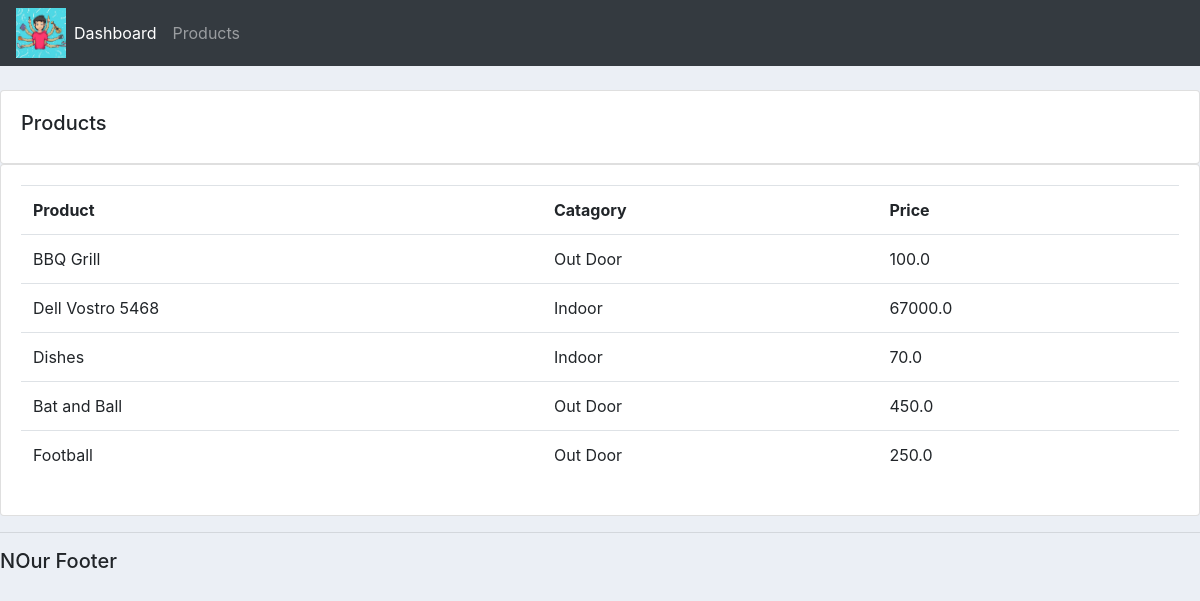
Screenshot of /products/ with the database file from the repository.
### accounts/models.py (models this page shows, shortened)
class Product(models.Model):
    CATEGORY = (
                ('Indoor', 'Indoor'),
                ('Out Door', 'Out Door'),
                )
    name = models.CharField(max_length=200)
    price = models.FloatField(null = True)
    category = models.CharField(max_length=200, null = True, choices = CATEGORY)
    description = models.CharField(max_length=200, null = True, blank = True)
    date_created =  models.DateTimeField(auto_now_add= True)
    tags = models.ManyToManyField(Tag)

### accounts/views.py (the view)
# urls.py: path('products/', views.products, name='products'),
def products(request):
    products = Product.objects.all()
    return render(request, 'accounts/products.html', {'products': products})

### accounts/templates/accounts/products.html
{% extends 'accounts/main.html' %}
{% block content %}
<br>
<div class="row">
 <div class="col-md">
   <div class="card card-body">
     <h5>Products</h5>
   </div>
   <div class="card card-body">
     <table class="table">
       <tr>
         <th>Product</th>
         <th>Catagory</th>
         <th>Price</th>
       </tr>
          {% for i in products %}
            <tr>
            <td>{{i.name}}</td>
            <td>{{i.category}}</td>
            <td>{{i.price}}</td>
            </tr>
          {% endfor %}
     </table>
   </div>
 </div>
</div>
{% endblock %}

### static/css/main.css (style rules this page uses)
body { background-color: #ebeff5; }

### rows the page displays
Product: name "BBQ Grill", category "Out Door", price "100.0"
Product: name "Dell Vostro 5468", category "Indoor", price "67000.0"
Product: name "Dishes", category "Indoor", price "70.0"
Product: name "Bat and Ball", category "Out Door", price "450.0"
Product: name "Football", category "Out Door", price "250.0"
